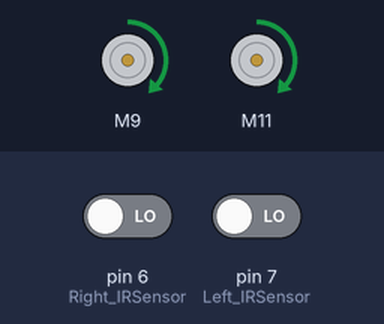
Simulated run of this sketch. Board: Arduino Uno, built with avr-gcc and run on an emulated ATmega328P. On the bench: 2 × DC motor (green arrow = forward, orange = backward, longer = faster). The test bench sets the inputs (shaded band); at power-on: pin 6 (Right_IRSensor) LOW, pin 7 (Left_IRSensor) LOW. Random numbers use the default seed unless the sketch sets one.

Above: at 4.2 s.
4.3 s: pin 6 (Right_IRSensor) driven HIGH
At 4.47 s:
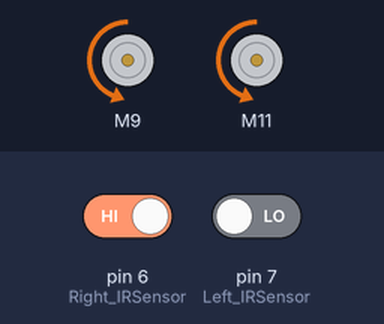
7.3 s: pin 6 (Right_IRSensor) driven LOW
At 8.3 s:
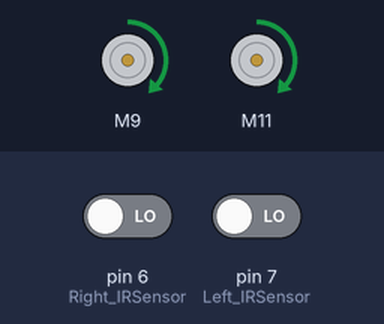
8.9 s: pin 7 (Left_IRSensor) driven HIGH
At 9.84 s:
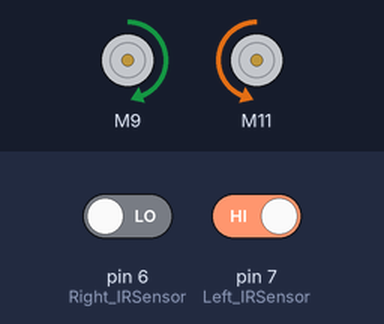
Timing chart, 0 to 17.9 s (numbered marks = the images above; inputs shaded):
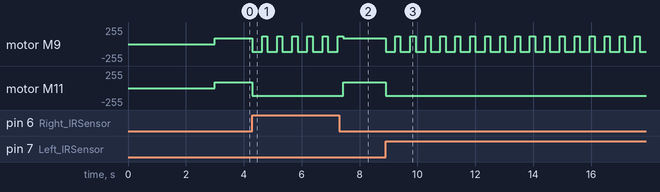

Measured:
- after the input at 4.3 s, motor M9: alternates forward 115/255 for 0.18 s and backward 115/255 for 0.34 s, starting at once; motor M11: forward 85/255 → backward 115/255 at once
- after the input at 7.3 s, motor M11: backward 115/255 → forward 85/255 after 0.13 s
- after the input at 8.9 s, motor M9: alternates forward 115/255 for 0.18 s and backward 115/255 for 0.34 s, starting at once; motor M11: forward 85/255 → backward 115/255 at once

The sketch:

sumo.ino
```cpp
#include <SharpIR.h>
#include <CytronMotorDriver.h>


// Configure the motor driver.
CytronMD motor1(PWM_DIR, 9, 8);  // PWN is pin 9, DIR is pin 8
CytronMD motor2(PWM_DIR, 11, 13); // PWN is pin 11, DIR is pin 13

// Define sensor models and pins
SharpIR rightsensor(SharpIR::GP2Y0A41SK0F, A1);
SharpIR middlesensor(SharpIR::GP2Y0A41SK0F, A2);
SharpIR leftsensor(SharpIR::GP2Y0A41SK0F, A3);

//Line IR Decelartion
int Left_IRSensor = 7; // connect IR sensor module to Arduino pin D6
int Right_IRSensor = 6; // connect IR sensor module to Arduino pin D7

//Switch Decelartion
int startSwitch = 4;

//Motor functions

void moveforward(int chosen_forward) {
  motor1.setSpeed(chosen_forward);
  motor2.setSpeed(chosen_forward);
}

void moveback(int chosen_back) {
  motor1.setSpeed(chosen_back);
  motor2.setSpeed(chosen_back);
}

void turnright(int right, int left) {
  motor1.setSpeed(right);
  motor2.setSpeed(left);
}

void turnleft(int left, int right) { //
  motor1.setSpeed(left);
  motor2.setSpeed(right);
}

void nomove() {
  motor1.setSpeed(0);
  motor2.setSpeed(0);
}

void LineIR() {
  //IR Conditions
  if (digitalRead(Left_IRSensor) == 1 || digitalRead(Right_IRSensor) == 1) {
    // If the left side hits the line
    moveback(-115);
    delay(340); //how far back
    turnright(115, -115);
    delay(170 + random(20)); //how much it turns
  } else {
    moveforward(85);
  }
}


//LineIR Testing
void IRtest() {
  int state = 0;
  if (digitalRead(Left_IRSensor) == 0 && digitalRead(Right_IRSensor) == 1) {
    // If the left side hits the line
    state = 1;

  }
  else if (digitalRead(Right_IRSensor) == 0 && digitalRead(Left_IRSensor) == 1 ){
    // if the right side hits the line;
    state = 2;
  }
  else if (digitalRead(Right_IRSensor) == 1 && digitalRead(Left_IRSensor) == 1) {
    // if it just hits the line
    state = 3;
  }
  else {
    // does not see no line
    state = 0;
  }
  Serial.println(state);
  delay(500);
}

void Sharpir() {
  int rightdistance = rightsensor.getDistance();
  int middledistance = middlesensor.getDistance();
  int leftdistance = leftsensor.getDistance();

  if (middledistance < 24) {
    Serial.print("Middle: ");
    Serial.println(middledistance);
    moveforward(100);
  } else if (rightdistance < 24) {
    Serial.print("Right: ");
    Serial.println(rightdistance);
    turnright(100, -100);
  } else if (leftdistance < 24) {
    Serial.print("Left: ");
    Serial.println(leftdistance);
    turnleft(-100, 100);
  }
}

void setup() {
  Serial.begin(9600); // Enable serial communication
  pinMode(Left_IRSensor, INPUT);
  pinMode(Right_IRSensor, INPUT);
  delay(3000);
  //  nomove();
  //  delay(3000);
//    moveforward(100);
}

void loop() {
  LineIR();


//  IRtest();


}
```
